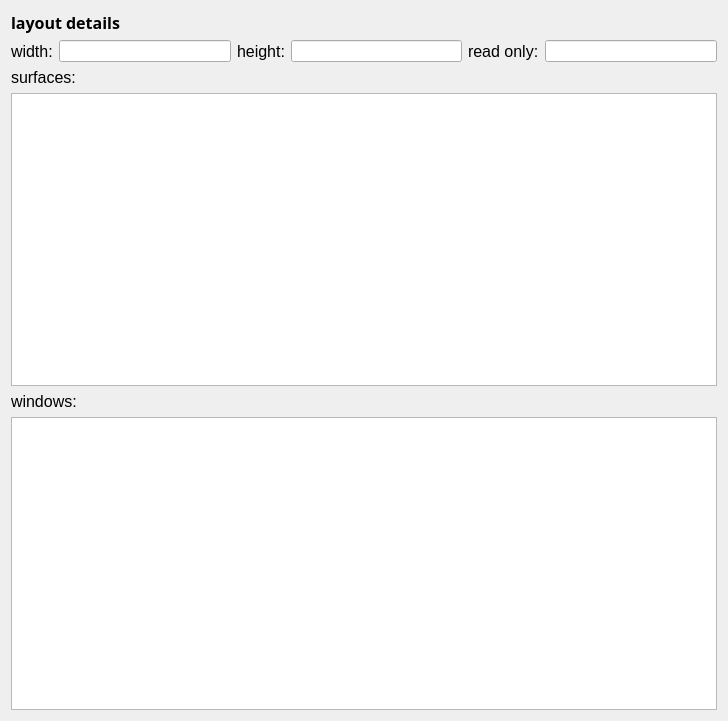
<?xml version="1.0" encoding="UTF-8"?>
<ui version="4.0">
 <class>LayoutInf</class>
 <widget class="QWidget" name="LayoutInf">
  <property name="geometry">
   <rect>
    <x>0</x>
    <y>0</y>
    <width>728</width>
    <height>721</height>
   </rect>
  </property>
  <property name="windowTitle">
   <string>Form</string>
  </property>
  <layout class="QVBoxLayout" name="verticalLayout">
   <item>
    <widget class="QLabel" name="label">
     <property name="font">
      <font>
       <family>Sitka Text</family>
       <pointsize>12</pointsize>
       <weight>75</weight>
       <bold>true</bold>
       <kerning>true</kerning>
      </font>
     </property>
     <property name="text">
      <string>layout details</string>
     </property>
    </widget>
   </item>
   <item>
    <layout class="QHBoxLayout" name="horizontalLayout">
     <item>
      <widget class="QLabel" name="label_2">
       <property name="font">
        <font>
         <pointsize>12</pointsize>
         <weight>50</weight>
         <bold>false</bold>
        </font>
       </property>
       <property name="text">
        <string>width:</string>
       </property>
      </widget>
     </item>
     <item>
      <widget class="QLineEdit" name="wEdit"/>
     </item>
     <item>
      <widget class="QLabel" name="label_3">
       <property name="font">
        <font>
         <pointsize>12</pointsize>
         <weight>50</weight>
         <bold>false</bold>
        </font>
       </property>
       <property name="text">
        <string>height:</string>
       </property>
      </widget>
     </item>
     <item>
      <widget class="QLineEdit" name="hEdit"/>
     </item>
     <item>
      <widget class="QLabel" name="label_4">
       <property name="font">
        <font>
         <pointsize>12</pointsize>
        </font>
       </property>
       <property name="text">
        <string>read only:</string>
       </property>
      </widget>
     </item>
     <item>
      <widget class="QLineEdit" name="readEdit"/>
     </item>
    </layout>
   </item>
   <item>
    <widget class="QLabel" name="label_5">
     <property name="font">
      <font>
       <pointsize>12</pointsize>
       <weight>50</weight>
       <bold>false</bold>
      </font>
     </property>
     <property name="text">
      <string>surfaces:</string>
     </property>
    </widget>
   </item>
   <item>
    <widget class="QTextEdit" name="surfaceEdit"/>
   </item>
   <item>
    <widget class="QLabel" name="label_6">
     <property name="font">
      <font>
       <pointsize>12</pointsize>
       <weight>50</weight>
       <bold>false</bold>
      </font>
     </property>
     <property name="text">
      <string>windows:</string>
     </property>
    </widget>
   </item>
   <item>
    <widget class="QTextEdit" name="windowEdit"/>
   </item>
  </layout>
 </widget>
 <resources/>
 <connections/>
</ui>
